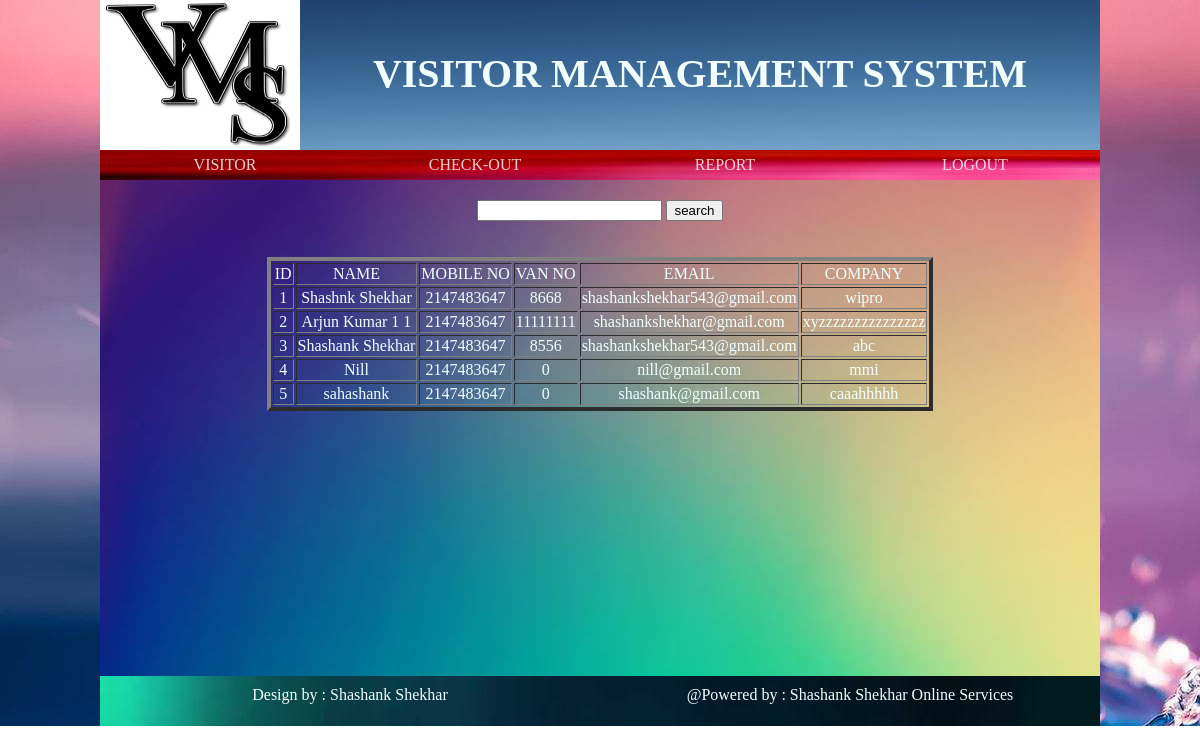
The app's page /report.php with its own data.
### tables this page shows
CREATE TABLE `visitorinfo` (
  `id` int(5) NOT NULL,
  `name` varchar(100) NOT NULL,
  `mobileno` int(10) NOT NULL,
  `vanno` int(11) NOT NULL,
  `email` varchar(100) NOT NULL,
  `company` varchar(100) NOT NULL,
  `remark` varchar(100) NOT NULL,
  `image` int(11) NOT NULL
);

### report.php (the view, shortened to what this page needs)
<?php
include("connection.php");
$name='';
if(isset($_GET['report']))
{
	$name=$_GET['name'];
	$query="select * from visitorinfo where name='$name'or email='$email'";
}
else{
$query="select * from visitorinfo";
}
$run=mysqli_query($link,$query);
?>
<!doctype html>
<html>
<head>
<link href="vvsitor.css" rel="stylesheet" type="text/css">
</head>
<body>
<div class="container">
<div class="wrapper">
<div class="header">
	<div class="logo"><img src="image/images.png" width="200" height="150"></div>
	<div class="title">VISITOR MANAGEMENT SYSTEM</div>
</div>
<div class="menu">
	 <li><a href="information.php">Visitor</a></li>
	 <li><a href="checkout.php">Check-out</a></li>
	 <li><a href="report.php">Report</a></li>
     <li><a href="logout.php">Logout</a></li>
</div>
<div class="content7">
<form>
	<input type="text" name="name" value="<?php echo $name;?>">
	<input type="submit" name="search" value="search">
</form><br><br>
<table border="4" align="center">
	<tr>
		<td> ID</td>
		<td> NAME</td>
		<td> MOBILE NO</td>
		<td> VAN NO</td>
		<td> EMAIL</td>
		<td> COMPANY</td>
	</tr>
	<?php
	while($array=mysqli_fetch_assoc($run))
	{
		?>
		<tr>
			<td><?php echo $array['id']?></td>
			<td><?php echo $array['name']?></td>
			<td><?php echo $array['mobileno']?></td>
			<td><?php echo $array['vanno']?></td>
			<td><?php echo $array['email']?></td>
			<td><?php echo $array['company']?></td>
		</tr>
		<?php
	}
	?>
</table>
</div>
<div class="footer">
    <table width="983" height="55" border="0" valign="middle">
 		<div class="design">Design by : Shashank Shekhar</div>
 		<div class="poweredby">@Powered by : Shashank Shekhar Online Services</div>
    </table>
</div>
</div>
</div>
</body>
</html>

### vvsitor.css (style rules this page uses)
.header { width:1000px; height:150px; }
.logo { width: 200px; height:150px; background-color:#E8E2E2; float:left; }
.title { width: 800px; height: 100px; font-size:40px; float: left; position:relative; background-image: url(image/bg6.jpg); padding-top: 50px; font-weight: bold; }
body { margin:0px; padding:0px; text-align: center; color:azure; background-image:url(image/Blue-Color-Wallpaper-Desktop.jpg); font-style:normal; }
.container { width:1000; height: auto; background-image:url(image/Water.jpg) }
.wrapper { margin:0 auto; width:1000px; }
.menu { line-height: 30px; width:1000px; height:30px; background-image: url(image/vivid_colors-wide.jpg) }
.menu li { display: inline-block; width: 250px; height: 30px; line-height: 30px; opacity: .8; float: left; }
.menu li a { color: white; }
.menu a { text-decoration: none; text-transform: uppercase; display: block; color: darkred; }
.content7 { width: 1000px; height: 456px; padding-top: 20px; padding-bottom: 20px; background-image: url(image/kkkk.jpg); }
.footer { width: 1000px; height: 50px; font-family:"alex-brush"; background-image: url(image/IMG_444308.jpg); }
.design { width: 500px; height: 50px; float: left; padding-top: 10px; }
.poweredby { width: 500px; height: 50px; float: left; padding-top: 10px; }

### records on screen
visitorinfo: id "1", name "Shashnk Shekhar", mobileno "2147483647", vanno "8668", email "shashankshekhar543@gmail.com", company "wipro"
visitorinfo: id "2", name "Arjun Kumar 1 1", mobileno "2147483647", vanno "11111111", email "shashankshekhar@gmail.com", company "xyzzzzzzzzzzzzzzz"
visitorinfo: id "3", name "Shashank Shekhar", mobileno "2147483647", vanno "8556", email "shashankshekhar543@gmail.com", company "abc"
visitorinfo: id "4", name "Nill", mobileno "2147483647", vanno "0", email "nill@gmail.com", company "mmi"
visitorinfo: id "5", name "sahashank", mobileno "2147483647", vanno "0", email "shashank@gmail.com", company "caaahhhhh"
